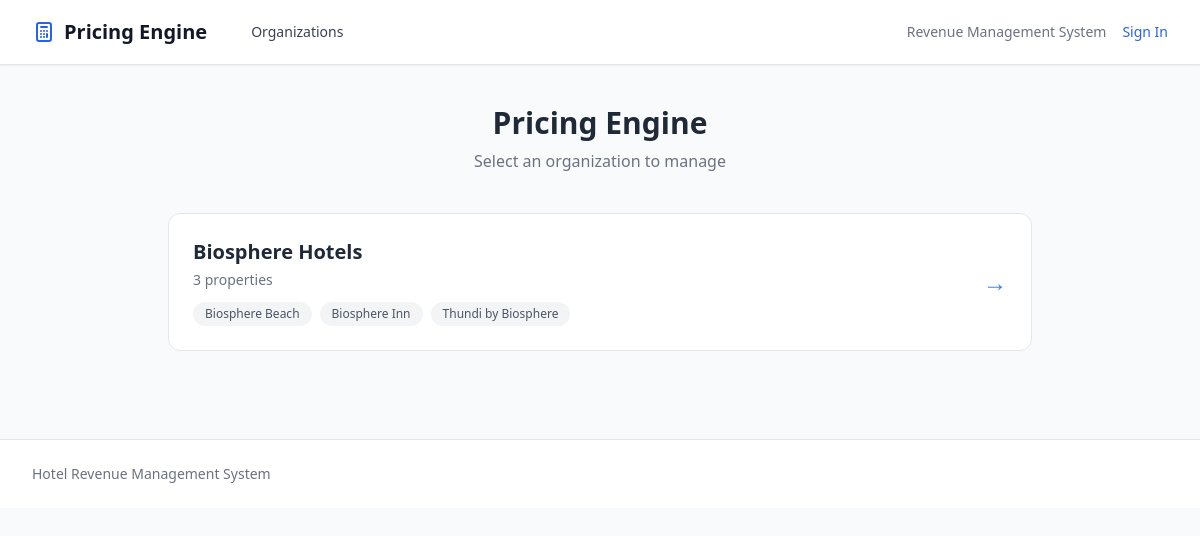
Screenshot of /org/ with the database file from the repository.
### pricing/models/core.py (models this page shows, shortened)
class Organization(models.Model):
    name = models.CharField(
        max_length=200,
        help_text="Organization name (e.g., 'Atoll Resorts Group')"
    )
    code = models.SlugField(
        max_length=50,
        unique=True,
        help_text="URL-friendly code (e.g., 'atoll-resorts')"
    )
    default_currency = models.CharField(
        max_length=3,
        default='USD',
        help_text="Default currency code (e.g., USD, EUR)"
    )
    currency_symbol = models.CharField(
        max_length=5,
        default='$',
        help_text="Currency symbol for display"
    )
    is_active = models.BooleanField(
        default=True,
        help_text="Whether this organization is active"
    )
    created_at = models.DateTimeField(auto_now_add=True)
    updated_at = models.DateTimeField(auto_now=True)
    class Meta:
        ordering = ['name']
        verbose_name = "Organization"
        verbose_name_plural = "Organizations"

class Property(models.Model):
    organization = models.ForeignKey(
        Organization,
        on_delete=models.PROTECT,
        related_name='properties',
        help_text="Parent organization"
    )
    name = models.CharField(
        max_length=200,
        default="My Hotel",
        help_text="Property name"
    )
    code = models.SlugField(
        max_length=50,
        help_text="URL-friendly code (e.g., 'biosphere-inn')"
    )
    reference_base_rate = models.DecimalField(
        max_digits=10,
        decimal_places=2,
        default=Decimal('100.00'),
        help_text="Reference rate for room index calculations (e.g., Standard Room rate)"
    )
    currency_symbol = models.CharField(
        max_length=5,
        default='$',
        help_text="Currency symbol to display"
    )
    location = models.CharField(
        max_length=255,
        blank=True,
        help_text="e.g., Maldives, Kaafu Atoll"
    )
    country_code = models.CharField(
        max_length=2,
        default='MV',
        db_index=True,
        help_text="ISO 3166-1 alpha-2 country code (e.g., 'MV' for Maldives)"
    )
    total_rooms = models.PositiveIntegerField(
        default=0,
        help_text="Total number of rooms (auto-calculated from room types)"
    )
    service_charge_percent = models.DecimalField(
        max_digits=5,
        decimal_places=2,
        default=Decimal('10.00'),
        validators=[MinValueValidator(0), MaxValueValidator(100)],
        help_text="Service charge percentage (e.g., 10.00 for 10%)"
    )
    tax_percent = models.DecimalField(
        max_digits=5,
        decimal_places=2,
        default=Decimal('16.00'),
        validators=[MinValueValidator(0), MaxValueValidator(100)],
        help_text="Tax percentage (e.g., 16.00 for 16% GST)"
    )
    tax_on_service_charge = models.BooleanField(
        default=True,
        help_text="Whether tax is calculated on subtotal + service charge (True) or just subtotal (False)"
    )
    min_rate_warning = models.DecimalField(
        max_digits=10,
        decimal_places=2,
        null=True,
        blank=True,
        help_text="Warn if any rate falls below this amount"
    )
    max_discount_warning = models.DecimalField(
        max_digits=5,
        decimal_places=2,
        null=True,
        blank=True,
        default=Decimal('40.00'),
        help_text="Warn if total discount percentage exceeds this value"
    )
    is_active = models.BooleanField(
        default=True,
        help_text="Whether this property is active"
    )
    created_at = models.DateTimeField(auto_now_add=True)
    updated_at = models.DateTimeField(auto_now=True)
    class Meta:
        ordering = ['organization', 'name']
        unique_together = ['organization', 'code']
        verbose_name = "Property"
        verbose_name_plural = "Properties"

### pricing/views/core.py (the view)
class OrganizationSelectorView(TemplateView):
    template_name = 'pricing/core/organization_selector.html'
    def get_context_data(self, **kwargs):
        context = super().get_context_data(**kwargs)
        context['organizations'] = Organization.objects.filter(
            is_active=True
        ).prefetch_related('properties')
        return context

### pricing/context_processors.py (called while the page is built, shortened)
def organization_context(request):
    context = {
        'current_org': None,
        'current_property': None,
        'all_organizations': Organization.objects.filter(is_active=True),
        'user_properties': [],
    }
    if hasattr(request, 'resolver_match') and request.resolver_match:
        kwargs = request.resolver_match.kwargs
        org_code = kwargs.get('org_code')
        prop_code = kwargs.get('prop_code')
    if not context['current_property']:
        property_id = request.session.get('current_property_id')
    return context

### pricing/templates/pricing/core/organization_selector.html (shortened to what this page needs)
{% extends 'pricing/base.html' %}
{% block content %}
<div class="max-w-4xl mx-auto py-10 px-4">
    <div class="text-center mb-10">
        <h1 class="text-3xl font-bold text-gray-800">Pricing Engine</h1>
        <p class="text-gray-500 mt-2">Select an organization to manage</p>
    </div>
    <div class="grid gap-5">
        {% for org in organizations %}
        <a href="{% url 'pricing:org_dashboard' org_code=org.code %}"
           class="block bg-white rounded-xl border border-gray-200 p-6 hover:shadow-lg hover:border-blue-300 transition-all">
            <div class="flex items-center justify-between">
                <div>
                    <h2 class="text-xl font-bold text-gray-800">{{ org.name }}</h2>
                    <p class="text-sm text-gray-500 mt-1">
                        {{ org.properties.count }} propert{{ org.properties.count|pluralize:"y,ies" }}
                    </p>
                    <div class="flex flex-wrap gap-2 mt-3">
                        {% for prop in org.properties.all %}
                        <span class="inline-block bg-gray-100 text-gray-600 text-xs px-3 py-1 rounded-full">
                            {{ prop.name }}
                        </span>
                        {% endfor %}
                    </div>
                </div>
                <span class="text-blue-500 text-2xl ml-4">→</span>
            </div>
        </a>
        {% empty %}
        <div class="text-center py-16 bg-white rounded-xl border border-gray-200">
            <p class="text-gray-400 text-lg">No organizations found</p>
            <p class="text-gray-400 text-sm mt-2">Create one in the Django admin to get started</p>
        </div>
        {% endfor %}
    </div>
</div>
{% endblock %}

### rows the page displays
Organization: name "Biosphere Hotels", properties.count "3"
Property: name "Biosphere Beach"
Property: name "Biosphere Inn"
Property: name "Thundi by Biosphere"
